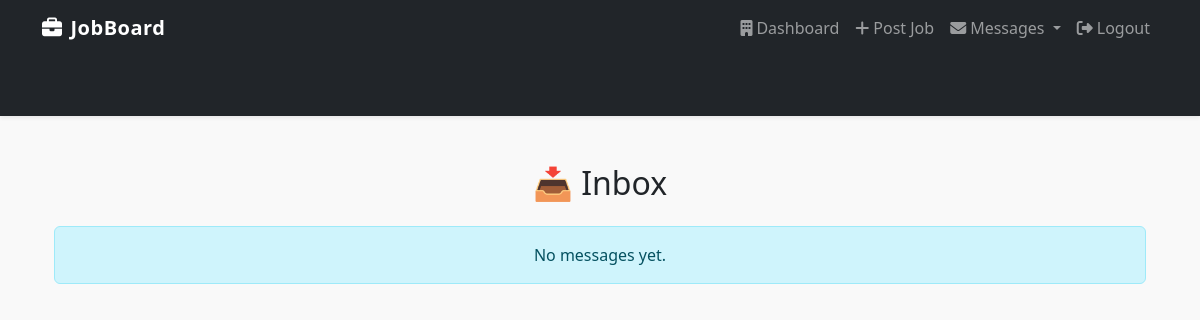
Page /inbox/ (signed in) on the earlier database version.
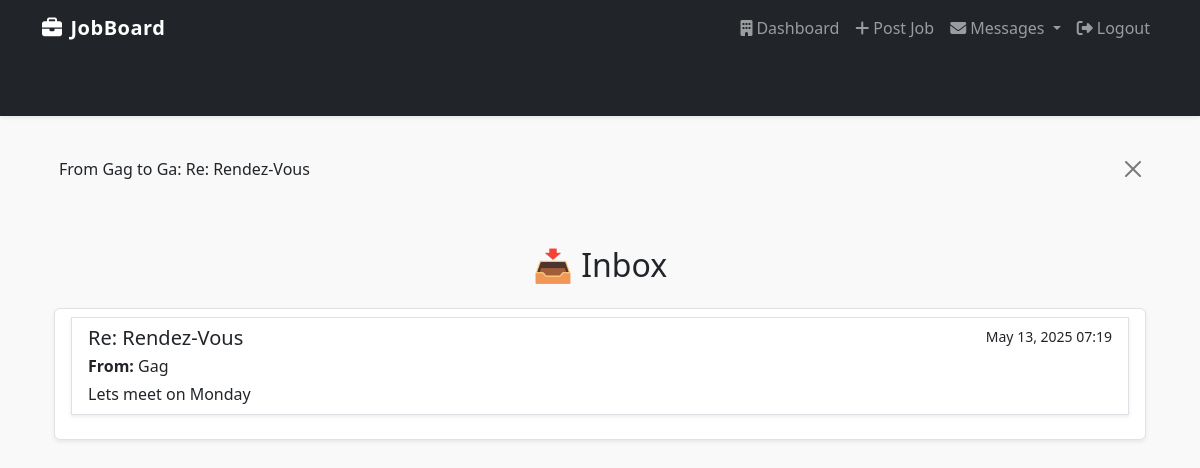
Same page on the later database version.
### core/models.py (models this page shows)
class Message(models.Model):
    thread_id = models.UUIDField(default=uuid4, editable=False, db_index=True)
    sender = models.ForeignKey(User, related_name='sent_messages', on_delete=models.CASCADE)
    recipient = models.ForeignKey(User, related_name='received_messages', on_delete=models.CASCADE)
    subject = models.CharField(max_length=255)
    body = models.TextField()
    sent_at = models.DateTimeField(auto_now_add=True)
    is_read = models.BooleanField(default=False)
    def __str__(self):
        return f"From {self.sender.username} to {self.recipient.username}: {self.subject}"

### core/views.py (the view)
# urls.py: path('inbox/', views.inbox, name='inbox'),
@login_required
def inbox(request):
    messages_received = Message.objects.filter(recipient=request.user).order_by('-sent_at')
    messages_received.update(is_read=True)
    return render(request, 'messages/inbox.html', {'messages': messages_received})

### core/templates/messages/inbox.html
{% extends 'base.html' %}
{% block content %}
<div class="container mt-5">
  <h2 class="mb-4 text-center">📥 Inbox</h2>
  {% if messages %}
    <div class="list-group">
      {% for msg in messages %}
        <div class="list-group-item list-group-item-action mb-3 shadow-sm">
          <div class="d-flex w-100 justify-content-between">
            <a href="{% url 'message_thread' msg.thread_id %}" class="list-group-item list-group-item-action mb-3 shadow-sm">
              <div class="d-flex w-100 justify-content-between">
                <h5 class="mb-1">{{ msg.subject }}</h5>
                <small>{{ msg.sent_at|date:"M d, Y H:i" }}</small>
              </div>
              <p class="mb-1"><strong>From:</strong> {{ msg.sender.username }}</p>
              <p class="mb-0">{{ msg.body|truncatewords:20 }}</p>
            </a>
        </div>
      {% endfor %}
    </div>
  {% else %}
    <div class="alert alert-info text-center">No messages yet.</div>
  {% endif %}
</div>
{% endblock %}

### core/templates/base.html (shortened to what this page needs)
<!DOCTYPE html>
<html lang="en">
<head>
    <link href="https://cdn.jsdelivr.net/npm/bootstrap@5.3.2/dist/css/bootstrap.min.css" rel="stylesheet">
    <link href="https://cdnjs.cloudflare.com/ajax/libs/font-awesome/6.5.0/css/all.min.css" rel="stylesheet">
</head>
<body>
    <nav class="navbar navbar-expand-lg navbar-dark bg-dark shadow-sm">
        <div class="container">
            <a class="navbar-brand" href="/"><i class="fas fa-briefcase me-2"></i>JobBoard</a>
            <div class="collapse navbar-collapse" id="navbarNav">
                <ul class="navbar-nav ms-auto">
                    {% if user.is_authenticated %}
                    {% if user.profile.user_type == 'employer' %}
                    <li class="nav-item"><a class="nav-link" href="{% url 'employer_dashboard' %}"><i class="fas fa-building me-1"></i>Dashboard</a></li>
                    <li class="nav-item"><a class="nav-link" href="{% url 'post_job' %}"><i class="fas fa-plus me-1"></i>Post Job</a></li>
                {% endif %}
                <li class="nav-item dropdown">
                  <a class="nav-link dropdown-toggle" href="#" id="messageDropdown" role="button" data-bs-toggle="dropdown" aria-expanded="false">
                    <i class="fas fa-envelope me-1"></i>Messages
                  </a>
                </li>
                        <li class="nav-item"><a class="nav-link" href="{% url 'logout' %}"><i class="fas fa-sign-out-alt me-1"></i>Logout</a></li>
                    {% else %}
                        <li class="nav-item"><a class="nav-link" href="{% url 'login' %}"><i class="fas fa-sign-in-alt me-1"></i>Login</a></li>
                        <li class="nav-item"><a class="nav-link" href="{% url 'register' %}"><i class="fas fa-user-plus me-1"></i>Register</a></li>
                    {% endif %}
                </ul>
            </div>
        </div>
    </nav>
    <div class="container mt-4">
        {% if messages %}
            {% for message in messages %}
                <div class="alert alert-{{ message.tags }} alert-dismissible fade show" role="alert">
                    {{ message }}
                    <button type="button" class="btn-close" data-bs-dismiss="alert" aria-label="Close"></button>
                </div>
            {% endfor %}
        {% endif %}
        {% block content %}
        {% endblock %}
    </div>
</body>
</html>

Differences in the rows shown:
added Message: sender+recipient+subject "From Gag to Ga: Re: Rendez-Vous", subject "Re: Rendez-Vous", sent_at "May 13, 2025 07:19", sender.username "Gag", body "Lets meet on Monday"
Other differences:
text no longer shown: "No messages yet."
